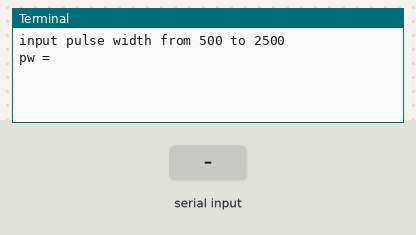
Bench run of a program on a simulated Raspberry Pi (BCM pin numbers). Shown: the last lines printed to the terminal. The test bench sets the inputs (shaded band).

Above: at 1.2 s.
1.3 s: "5" typed at the terminal, then Enter
At 2.5 s:
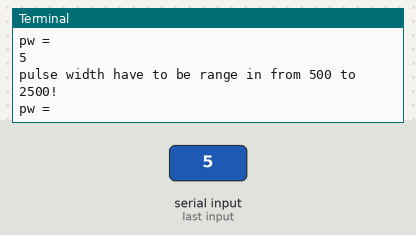
2.8 s: "90" typed at the terminal, then Enter
At 4.0 s:
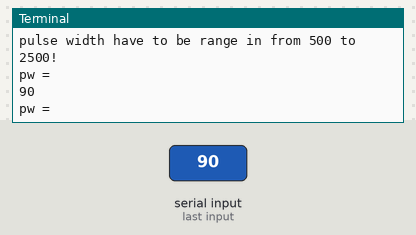

The program:

test1_servo.py
```python
#!/usr/bin/env python

import pigpio
import time

pinServo = 24

pi = pigpio.pi()

try:

    print "input pulse width from 500 to 2500"

    while 1:

        pw = int(input("pw = "))

        if( pw >= 500 and pw <= 2500 ):
            pi.set_servo_pulsewidth(pinServo, pw)
            time.sleep(0.1)
        else:
            print "pulse width have to be range in from 500 to 2500!"
            pw = int(input("pw = "))
            time.sleep(0.1)

except KeyboardInterrupt:
    print "\ntest code terminated."
    pi.stop()

'''
    3V3 . . 5V0
      2 . . 5V0
      3 . . GND
      4 . . 14
    GND . . 15
     17 . . 18  ------ output writeSync value to relay
     27 . . GND
     22 ._. 23  ------ generate signal for controlling servo
    3V3 . . 24  ------ connected to servo
     10 . . GND
      9 . . 25
     11 . . 8
    GND . . 7
      0 . . 1
      5 . . GND
      6 . . 12
     13 . . GND
     19 . . 16
     26 . . 20
    GND . . 21
'''
```

Measured:
- after the input at 1.3 s, the terminal: prints a new line at once (image 1)
- after the input at 2.8 s, the terminal: prints a new line at once (image 2)
